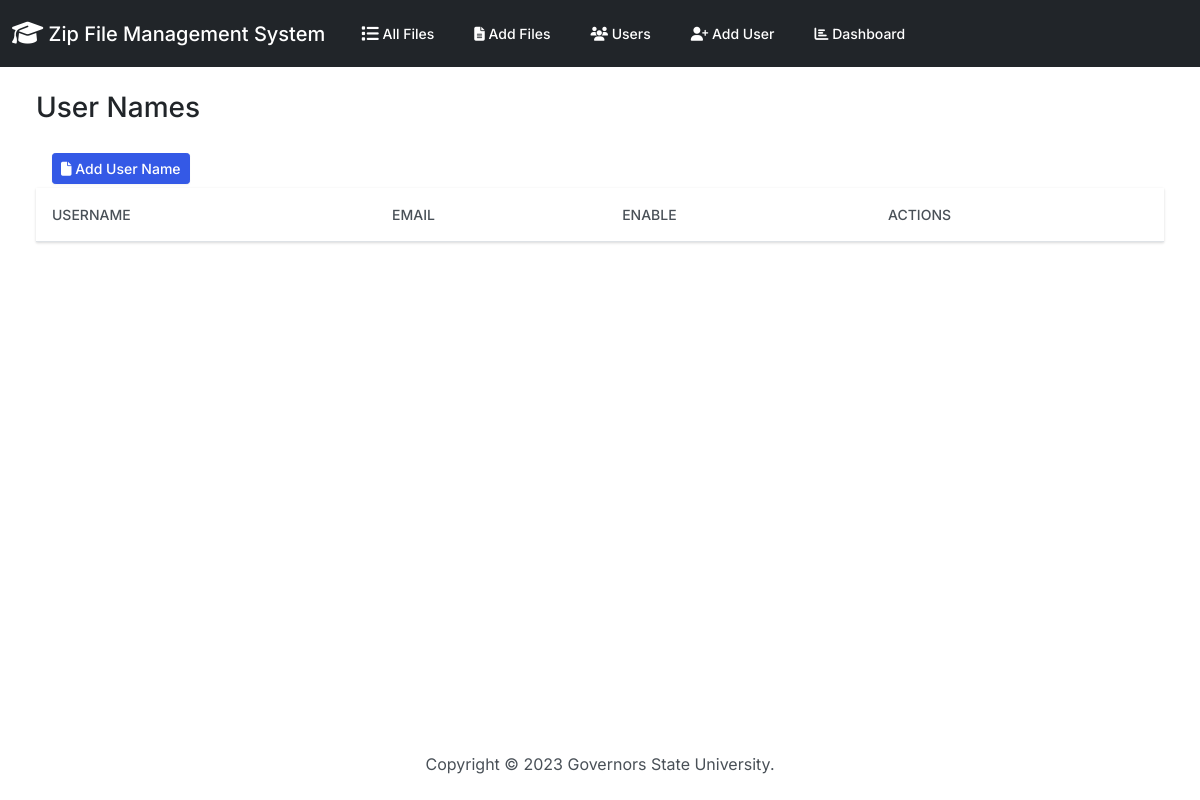
Before: /user_list/ with the older database file.
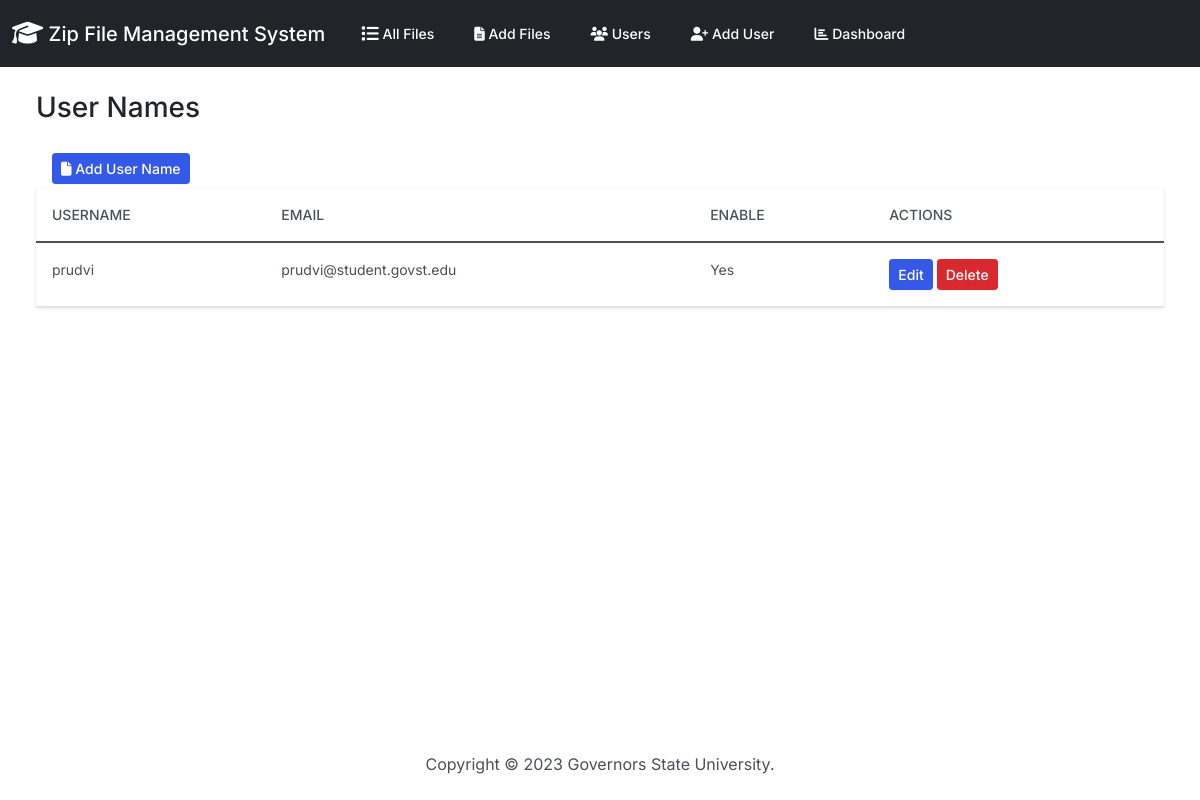
After: the same page with the newer database file.
### zipfiles/models.py (models this page shows, shortened)
class UserNamesList(models.Model):
    user_name = models.CharField(
        primary_key=True,  # Set user_name as the primary key
        max_length=255,
        unique=True,
        validators=[
            MinLengthValidator(3, message='Username must have at least 3 characters.'),
        ]
    )
    email = models.EmailField()
    enable = models.BooleanField(default=True)
    updated_date = models.DateTimeField(default=timezone.now)
    class Meta:
        verbose_name_plural = 'UserNamesList'

### zipfiles/views.py (the view)
# urls.py: path('user_list/', views.user_list, name='user_list'),
def user_list(request):
    users = UserNamesList.objects.all()
    return render(request, 'zipfiles/user_list.html', {'users': users})

### zipfiles/templates/zipfiles/user_list.html (shortened to what this page needs)
{% extends "zipfiles/base.html" %}
{% block body %}
<h3 class="m-4">User Names</h3>
<div class="row">
  <div class="col-12">
    <div class="ms-4 me-4 mb-4">
      <a class="btn btn-primary btn-sm mx-3 my-1" href="{% url 'user_create' %}">
        <i class="fas fa-file"></i> Add User Name
      </a>
      <table class="table table-hover">
        <thead class="thead-dark">
          <tr>
            <th>Username</th>
            <th>Email</th>
            <th>Enable</th>
            <th>Actions</th>
          </tr>
        </thead>
        <tbody>
          {% for user in users %}
          <tr>
            <td>{{ user.user_name }}</td>
            <td>{{ user.email }}</td>
            <td>{% if user.enable %}Yes{% else %}No{% endif %}</td>
            <td>
              <form method="post" action="{% url 'user_update' user.pk %}" style="display: inline;">
                  <button type="submit" class="btn btn-sm btn-primary">Edit</button>
              </form>
              <form method="post" action="{% url 'user_delete' user.pk %}" style="display: inline;">
                <button type="submit" class="btn btn-sm btn-danger" onclick="return confirm('Are you sure you want to delete this user: {{ user.user_name }}?')">Delete</button>
              </form>
            </td>
          </tr>
          {% endfor %}
        </tbody>
      </table>
  </div>
</div>
</div>
{% endblock %}

### zipfiles/templates/zipfiles/base.html (shortened to what this page needs)
{% load static %}
<!DOCTYPE html>
<html lang="en">
  <head>
    <link rel="stylesheet" href="https://cdnjs.cloudflare.com/ajax/libs/font-awesome/6.1.1/css/all.min.css">
    <link href="{% static 'css/bootstrap.min.css' %}" rel="stylesheet">
  </head>
  <body class="d-flex flex-column min-vh-100">
    <div id="parentDiv">
      <nav class="navbar navbar-expand-lg navbar-dark bg-dark">
        <div class="container-fluid">
          <a class="navbar-brand" href="{% url 'index' %}">
            <i class="fa-solid fa-graduation-cap fa-lg"></i> Zip File Management System
          </a>
          <div class="collapse navbar-collapse" id="navbarColor01">
            <ul class="navbar-nav me-auto">
              <li class="nav-item">
                <a class="nav-link" href="{% url 'index' %}">
                   All Files
                </a>
              </li>
              <li class="nav-item">
                <a class="nav-link" href="{% url 'add' %}">
                  <i class="fas fa-file-alt"></i> Add Files
                </a>
              </li>
              <li class="nav-item">
                <a class="nav-link" href="{% url 'user_list' %}">
                  <i class="fas fa-users"></i> Users
                </a>
              </li>
              <li class="nav-item">
                <a class="nav-link" href="{% url 'user_create' %}">
                  <i class="fas fa-user-plus"></i> Add User
                </a>
              </li>
              <li class="nav-item">
                <a class="nav-link" href="{% url 'dashboard' %}">
                  <i class="fas fa-chart-bar"></i> Dashboard
                </a>
              </li>
            </ul>
          </div>
        </div>
      </nav>
      <div class="container-fluid">
        {% block body %}
        {% endblock %}
      </div>
    </div>
    <footer class="mt-auto mb-4">
      <div class="text-center">
        <span>
          Copyright &copy; <script>document.write(new Date().getFullYear())</script> Governors State University.
        </span>
      </div>
    </footer>
  </body>
</html>

### zipfiles/templates/zipfiles/base.html (style rules this page uses)
body, table { font-size: 14px; }

Changed rows visible on the page:
added UserNamesList: user_name "prudvi", email "prudvi@student.govst.edu", enable "Yes"
